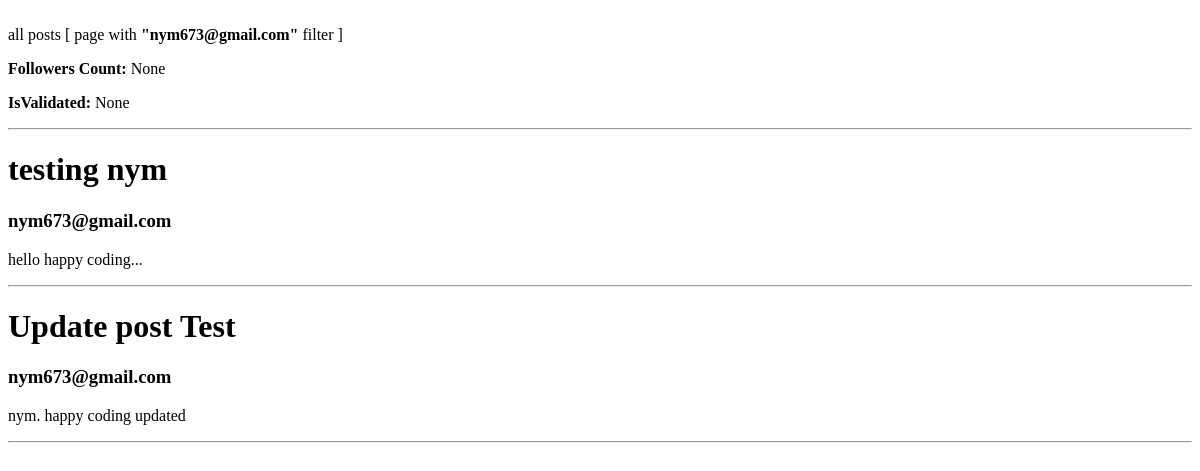
Before: /dashboard/post/historypost/ (signed in) with the older database file.
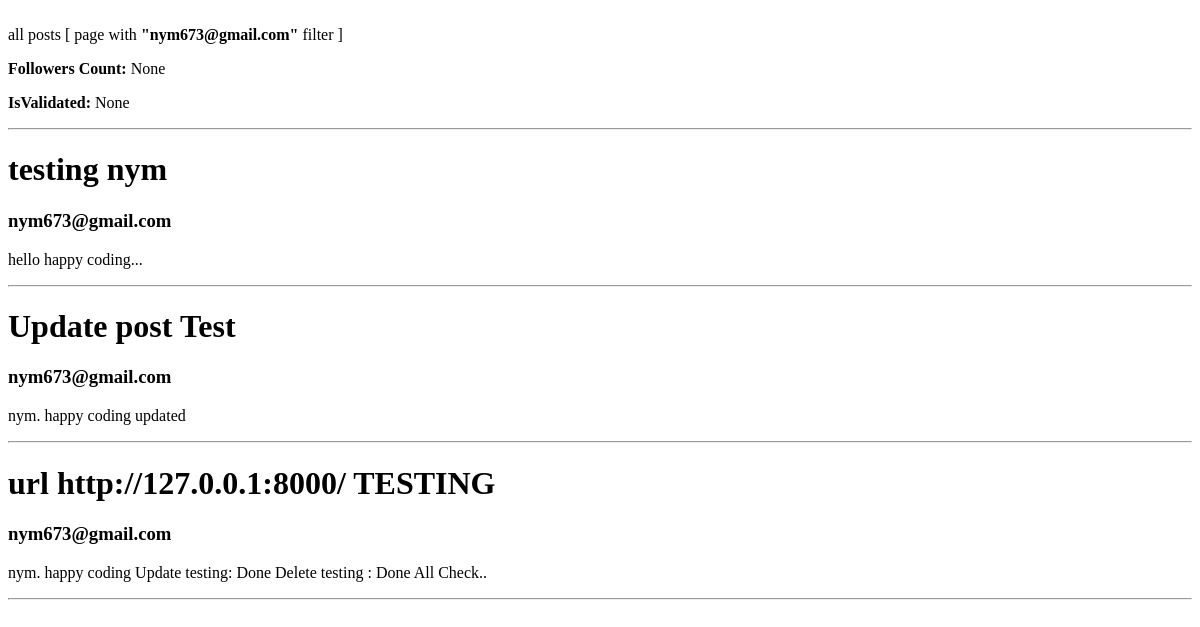
After: the same page with the newer database file.
### app/user/models.py (models this page shows)
class CustomUser(AbstractUser):
  name = models.CharField(max_length=50)
  email = models.EmailField(max_length=100,unique=True)
  username = None
  USERNAME_FIELD = 'email'
  REQUIRED_FIELDS = []
  Category = models.CharField(max_length=50)
  created_at = models.DateTimeField(auto_now_add=True)
  updated_at = models.DateTimeField(auto_now=True)

### app/dashboard/writer/post/models.py (models this page shows, shortened)
class post(models.Model):
  User_Name = models.ForeignKey(settings.AUTH_USER_MODEL, on_delete=models.CASCADE,default= 0)
  Users_views = models.ManyToManyField(CustomUser, related_name='Users_views', default= 0)
  Category = models.CharField(max_length=100,null=True,primary_key=False)
  Title   = models.CharField(max_length=500, null=True,primary_key=False)
  Details = models.TextField()
  views = models.IntegerField(default=0)
  published_date = models.DateTimeField(default=timezone.now)
  likes = models.ManyToManyField(CustomUser, related_name='blog_posts_likes')

### app/dashboard/writer/post/views.py (the view)
# urls.py: path('historypost/', views.WhistoryVIEW, name='history'),
def WhistoryVIEW(request):
  Hposts = post.objects.all().filter(User_Name=request.user)
  details = authorDetails(request.user)
  return render(request, 'whistory.html', {'Hposts' : Hposts,'followers':details[0],'isValidated':details[1]})

### app/dashboard/writer/post/views.py (called while the page is built)
def authorDetails(user):
  print(user)
  print(mo.writerDetails.objects.all())
  follower  = None
  is_validated = None
  try:
    writer_Details = mo.writerDetails.objects.filter(User_Name = user)
    if (writer_Details):
      follower = writer_Details[0].follower
      is_validated = writer_Details[0].isValidated
      print(writer_Details)
  except mo.writerDetails.DoesNotExist:
    follower  = None
    is_validated = None
  return (follower,is_validated)

### templates/whistory.html (shortened to what this page needs)
<!DOCTYPE html>
<html lang="en">
<head>
</head>
<body>
  <br>
  all posts [ page with <b>"{{ user }}"</b> filter ]
  <br>
  <p><b>Followers Count: </b>{{ followers }}</p>
  <p><b>IsValidated: </b>{{ isValidated }}</p>
  <hr>
  {% for i in Hposts %}
    <h1>{{ i.Title }}</h1>
    <h3>{{ i.User_Name }}</h3>
    <p>{{ i.Details }}</p>
    <hr>
  {% endfor %}
</body>
</html>

Changed rows visible on the page:
added post: Title "url http://127.0.0.1:8000/ TESTING", User_Name "nym673@gmail.com", Details "nym. happy coding Update testing: Done Delete testing : Done All Check.."
